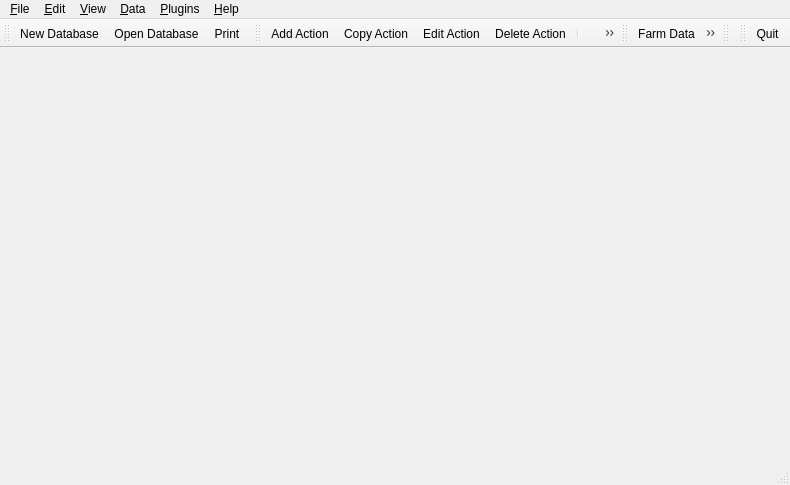
<?xml version="1.0" encoding="UTF-8"?>
<ui version="4.0">
 <class>MainWindowClass</class>
 <widget class="QMainWindow" name="MainWindowClass">
  <property name="geometry">
   <rect>
    <x>0</x>
    <y>0</y>
    <width>790</width>
    <height>485</height>
   </rect>
  </property>
  <property name="windowTitle">
   <string notr="true">CuteFarm</string>
  </property>
  <property name="iconSize">
   <size>
    <width>40</width>
    <height>40</height>
   </size>
  </property>
  <widget class="QWidget" name="centralwidget"/>
  <widget class="QMenuBar" name="menubar">
   <property name="geometry">
    <rect>
     <x>0</x>
     <y>0</y>
     <width>790</width>
     <height>23</height>
    </rect>
   </property>
   <widget class="QMenu" name="menuDatei">
    <property name="title">
     <string>&amp;File</string>
    </property>
    <addaction name="actionNewDb"/>
    <addaction name="actionLoadDb"/>
    <addaction name="separator"/>
    <addaction name="actionPrint"/>
    <addaction name="actionFildImport"/>
    <addaction name="separator"/>
    <addaction name="actionQuit"/>
   </widget>
   <widget class="QMenu" name="menu_Einstellungen">
    <property name="title">
     <string>&amp;Data</string>
    </property>
    <addaction name="actionFarmData"/>
    <addaction name="actionBasicData"/>
    <addaction name="separator"/>
    <addaction name="actionFilter"/>
    <addaction name="actionRefresh"/>
   </widget>
   <widget class="QMenu" name="menu_Hilfe">
    <property name="title">
     <string>&amp;Help</string>
    </property>
    <addaction name="actionAboutCuteFarm"/>
   </widget>
   <widget class="QMenu" name="menu_Bearbeiten">
    <property name="title">
     <string>&amp;Edit</string>
    </property>
    <addaction name="actionAddAction"/>
    <addaction name="actionCopyAction"/>
    <addaction name="actionEditAction"/>
    <addaction name="actionDeleteAction"/>
    <addaction name="separator"/>
    <addaction name="actionSettings"/>
   </widget>
   <widget class="QMenu" name="menuPlugins">
    <property name="title">
     <string>&amp;Plugins</string>
    </property>
   </widget>
   <widget class="QMenu" name="menu_Ansicht">
    <property name="title">
     <string>&amp;View</string>
    </property>
    <addaction name="actionActionsView"/>
    <addaction name="actionCalendarView"/>
    <addaction name="actionFieldView"/>
    <addaction name="actionReportView"/>
   </widget>
   <addaction name="menuDatei"/>
   <addaction name="menu_Bearbeiten"/>
   <addaction name="menu_Ansicht"/>
   <addaction name="menu_Einstellungen"/>
   <addaction name="menuPlugins"/>
   <addaction name="menu_Hilfe"/>
  </widget>
  <widget class="QStatusBar" name="statusbar"/>
  <widget class="QToolBar" name="toolBarFile">
   <property name="windowTitle">
    <string>File</string>
   </property>
   <attribute name="toolBarArea">
    <enum>TopToolBarArea</enum>
   </attribute>
   <attribute name="toolBarBreak">
    <bool>false</bool>
   </attribute>
   <addaction name="actionNewDb"/>
   <addaction name="actionLoadDb"/>
   <addaction name="actionPrint"/>
  </widget>
  <widget class="QToolBar" name="toolBarEdit">
   <property name="windowTitle">
    <string>Edit</string>
   </property>
   <property name="iconSize">
    <size>
     <width>40</width>
     <height>40</height>
    </size>
   </property>
   <property name="toolButtonStyle">
    <enum>Qt::ToolButtonIconOnly</enum>
   </property>
   <attribute name="toolBarArea">
    <enum>TopToolBarArea</enum>
   </attribute>
   <attribute name="toolBarBreak">
    <bool>false</bool>
   </attribute>
   <addaction name="actionAddAction"/>
   <addaction name="actionCopyAction"/>
   <addaction name="actionEditAction"/>
   <addaction name="actionDeleteAction"/>
   <addaction name="separator"/>
   <addaction name="actionSettings"/>
  </widget>
  <widget class="QToolBar" name="toolBarData">
   <property name="windowTitle">
    <string>Data</string>
   </property>
   <property name="iconSize">
    <size>
     <width>40</width>
     <height>40</height>
    </size>
   </property>
   <attribute name="toolBarArea">
    <enum>TopToolBarArea</enum>
   </attribute>
   <attribute name="toolBarBreak">
    <bool>false</bool>
   </attribute>
   <addaction name="actionFarmData"/>
   <addaction name="actionBasicData"/>
   <addaction name="separator"/>
   <addaction name="actionFilter"/>
   <addaction name="actionRefresh"/>
  </widget>
  <widget class="QToolBar" name="toolBarHelp">
   <property name="windowTitle">
    <string>Help</string>
   </property>
   <property name="iconSize">
    <size>
     <width>40</width>
     <height>40</height>
    </size>
   </property>
   <attribute name="toolBarArea">
    <enum>TopToolBarArea</enum>
   </attribute>
   <attribute name="toolBarBreak">
    <bool>false</bool>
   </attribute>
  </widget>
  <widget class="QToolBar" name="toolBarQuit">
   <property name="windowTitle">
    <string>Quit</string>
   </property>
   <attribute name="toolBarArea">
    <enum>TopToolBarArea</enum>
   </attribute>
   <attribute name="toolBarBreak">
    <bool>false</bool>
   </attribute>
   <addaction name="actionQuit"/>
  </widget>
  <action name="actionAddAction">
   <property name="icon">
    <iconset resource="res/res.qrc">
     <normaloff>:/pic/add_action.png</normaloff>:/pic/add_action.png</iconset>
   </property>
   <property name="text">
    <string>Add Action...</string>
   </property>
   <property name="toolTip">
    <string>Add Action...</string>
   </property>
   <property name="visible">
    <bool>true</bool>
   </property>
  </action>
  <action name="actionDeleteAction">
   <property name="icon">
    <iconset resource="res/res.qrc">
     <normaloff>:/pic/remove_action.png</normaloff>:/pic/remove_action.png</iconset>
   </property>
   <property name="text">
    <string>Delete Action...</string>
   </property>
   <property name="toolTip">
    <string>Delete Action...</string>
   </property>
  </action>
  <action name="actionFarmData">
   <property name="icon">
    <iconset resource="res/res.qrc">
     <normaloff>:/pic/home.png</normaloff>:/pic/home.png</iconset>
   </property>
   <property name="text">
    <string>Farm Data...</string>
   </property>
   <property name="toolTip">
    <string>Farm Data...</string>
   </property>
  </action>
  <action name="actionSettings">
   <property name="icon">
    <iconset resource="res/res.qrc">
     <normaloff>:/pic/configure.png</normaloff>:/pic/configure.png</iconset>
   </property>
   <property name="text">
    <string>Settings...</string>
   </property>
   <property name="toolTip">
    <string>Settings...</string>
   </property>
  </action>
  <action name="actionPrint">
   <property name="icon">
    <iconset resource="res/res.qrc">
     <normaloff>:/pic/fileprint.png</normaloff>:/pic/fileprint.png</iconset>
   </property>
   <property name="text">
    <string>Print...</string>
   </property>
   <property name="toolTip">
    <string>Print...</string>
   </property>
  </action>
  <action name="actionAboutCuteFarm">
   <property name="icon">
    <iconset resource="res/res.qrc">
     <normaloff>:/pic/bug.png</normaloff>:/pic/bug.png</iconset>
   </property>
   <property name="text">
    <string>About CuteFarm</string>
   </property>
   <property name="toolTip">
    <string>About CuteFarm</string>
   </property>
  </action>
  <action name="actionBasicData">
   <property name="icon">
    <iconset resource="res/res.qrc">
     <normaloff>:/pic/basic.png</normaloff>:/pic/basic.png</iconset>
   </property>
   <property name="text">
    <string>General Data...</string>
   </property>
   <property name="toolTip">
    <string>General Data...</string>
   </property>
  </action>
  <action name="actionQuit">
   <property name="icon">
    <iconset resource="res/res.qrc">
     <normaloff>:/pic/exit.png</normaloff>:/pic/exit.png</iconset>
   </property>
   <property name="text">
    <string>Quit</string>
   </property>
   <property name="toolTip">
    <string>Quit</string>
   </property>
  </action>
  <action name="actionLoadDb">
   <property name="icon">
    <iconset resource="res/res.qrc">
     <normaloff>:/pic/folder_blue_open.png</normaloff>:/pic/folder_blue_open.png</iconset>
   </property>
   <property name="text">
    <string>Open Database...</string>
   </property>
   <property name="toolTip">
    <string>Open Database...</string>
   </property>
  </action>
  <action name="actionFilter">
   <property name="checkable">
    <bool>true</bool>
   </property>
   <property name="checked">
    <bool>true</bool>
   </property>
   <property name="enabled">
    <bool>true</bool>
   </property>
   <property name="icon">
    <iconset resource="res/res.qrc">
     <normaloff>:/pic/find.png</normaloff>:/pic/find.png</iconset>
   </property>
   <property name="text">
    <string>Filter Actions...</string>
   </property>
   <property name="toolTip">
    <string>Filter Actions...</string>
   </property>
  </action>
  <action name="actionEditAction">
   <property name="enabled">
    <bool>true</bool>
   </property>
   <property name="icon">
    <iconset resource="res/res.qrc">
     <normaloff>:/pic/edit_action.png</normaloff>:/pic/edit_action.png</iconset>
   </property>
   <property name="text">
    <string>Edit Action...</string>
   </property>
   <property name="toolTip">
    <string>Edit Action...</string>
   </property>
  </action>
  <action name="actionFieldView">
   <property name="checkable">
    <bool>true</bool>
   </property>
   <property name="icon">
    <iconset resource="res/res.qrc">
     <normaloff>:/pic/field.png</normaloff>:/pic/field.png</iconset>
   </property>
   <property name="text">
    <string>Field</string>
   </property>
   <property name="toolTip">
    <string>Field View</string>
   </property>
  </action>
  <action name="actionCopyAction">
   <property name="enabled">
    <bool>true</bool>
   </property>
   <property name="icon">
    <iconset resource="res/res.qrc">
     <normaloff>:/pic/copy_action.png</normaloff>:/pic/copy_action.png</iconset>
   </property>
   <property name="text">
    <string>Copy Action...</string>
   </property>
   <property name="toolTip">
    <string>Copy Action...</string>
   </property>
  </action>
  <action name="actionFildImport">
   <property name="icon">
    <iconset resource="res/res.qrc">
     <normaloff>:/pic/field.png</normaloff>:/pic/field.png</iconset>
   </property>
   <property name="text">
    <string>Import Lots..</string>
   </property>
   <property name="toolTip">
    <string>Import Fields and Lots...</string>
   </property>
  </action>
  <action name="actionActionsView">
   <property name="checkable">
    <bool>true</bool>
   </property>
   <property name="checked">
    <bool>true</bool>
   </property>
   <property name="icon">
    <iconset resource="res/res.qrc">
     <normaloff>:/pic/mainview.png</normaloff>:/pic/mainview.png</iconset>
   </property>
   <property name="text">
    <string>Action</string>
   </property>
   <property name="toolTip">
    <string>Action View</string>
   </property>
  </action>
  <action name="actionCalendarView">
   <property name="checkable">
    <bool>true</bool>
   </property>
   <property name="icon">
    <iconset resource="res/res.qrc">
     <normaloff>:/pic/date.png</normaloff>:/pic/date.png</iconset>
   </property>
   <property name="text">
    <string>Calendar</string>
   </property>
   <property name="toolTip">
    <string>Calendar View</string>
   </property>
  </action>
  <action name="actionPlugins">
   <property name="text">
    <string>Plugins</string>
   </property>
   <property name="visible">
    <bool>true</bool>
   </property>
  </action>
  <action name="actionRefresh">
   <property name="icon">
    <iconset resource="res/res.qrc">
     <normaloff>:/pic/reload.png</normaloff>:/pic/reload.png</iconset>
   </property>
   <property name="text">
    <string>Refresh</string>
   </property>
   <property name="toolTip">
    <string>Refresh</string>
   </property>
  </action>
  <action name="actionNewDb">
   <property name="icon">
    <iconset resource="res/res.qrc">
     <normaloff>:/pic/filenew.png</normaloff>:/pic/filenew.png</iconset>
   </property>
   <property name="text">
    <string>New Database...</string>
   </property>
   <property name="toolTip">
    <string>New Database...</string>
   </property>
  </action>
  <action name="actionReportView">
   <property name="checkable">
    <bool>true</bool>
   </property>
   <property name="icon">
    <iconset resource="res/res.qrc">
     <normaloff>:/pic/kchart.png</normaloff>:/pic/kchart.png</iconset>
   </property>
   <property name="text">
    <string>Report</string>
   </property>
   <property name="toolTip">
    <string>Report View</string>
   </property>
  </action>
 </widget>
 <resources>
  <include location="res/res.qrc"/>
 </resources>
 <connections/>
</ui>
